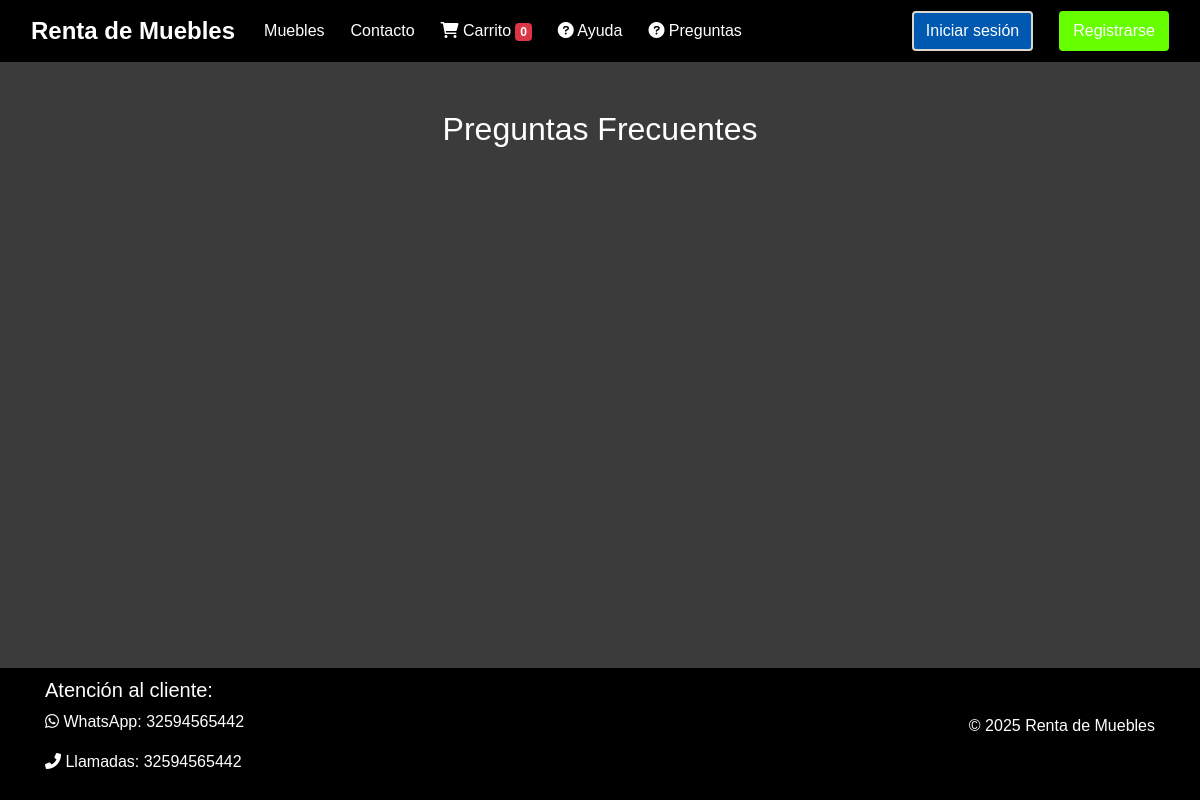
The page /ayuda/faq/ on the database as committed earlier.
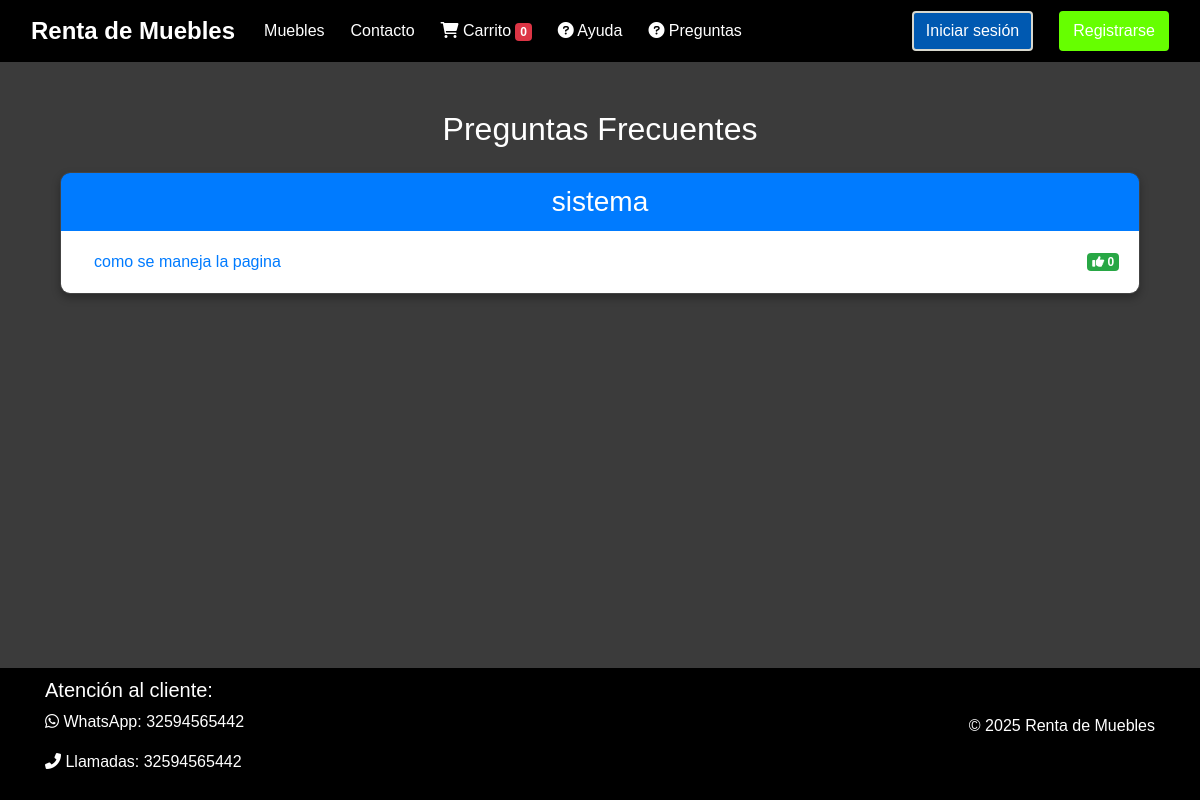
The same page on the database as committed later.
### muebles/models.py (models this page shows, shortened)
class FAQ(models.Model):
    CATEGORIAS = [
        ('CUENTA', 'Cuenta de usuario'),
        ('PAGOS', 'Pagos y facturación'),
        ('ENTREGAS', 'Entregas y logística'),
        ('MUEBLES', 'Productos y muebles'),
        ('SISTEMA', 'Sistema y mantenimiento'),
        ('OTROS', 'Otros'),
    ]
    pregunta = models.CharField(max_length=200)
    respuesta = models.TextField()
    categoria = models.CharField(max_length=50, choices=CATEGORIAS)
    votos = models.PositiveIntegerField(default=0)
    activo = models.BooleanField(default=True)
    fecha_creacion = models.DateTimeField(auto_now_add=True)
    fecha_actualizacion = models.DateTimeField(auto_now=True)
    class Meta:
        ordering = ['categoria', '-votos']  # Ordenamos por categoría y luego por votos descendentes
        verbose_name = 'Pregunta frecuente'
        verbose_name_plural = 'Preguntas frecuentes'

### muebles/views.py (the view)
# urls.py: path('ayuda/faq/', views.faq_lista, name='faq'),
def faq_lista(request):
    faqs = FAQ.objects.filter(activo=True)
    faqs_por_categoria = {}
    for faq in faqs:
        categoria_nombre = faq.get_categoria_display()
        if categoria_nombre not in faqs_por_categoria:
            faqs_por_categoria[categoria_nombre] = []
        faqs_por_categoria[categoria_nombre].append(faq)
    return render(request, 'muebles/ayuda/faq_lista.html', {
        'faqs_por_categoria': faqs_por_categoria
    })

### muebles/templates/muebles/ayuda/faq_lista.html (shortened to what this page needs)
{% extends 'muebles/barnav.html' %}
{% load static %}
{% block contenedor %}
<div class="container mt-4">
    <h2 class="mb-4">Preguntas Frecuentes</h2>
    <div class="accordion" id="faqAccordion">
        {% for categoria, faqs in faqs_por_categoria.items %}
        <div class="card mb-3">
            <div class="card-header bg-primary text-white">
                <h3 class="mb-0">{{ categoria }}</h3>
            </div>
            <div class="list-group list-group-flush">
                {% for faq in faqs %}
                <div class="list-group-item">
                    <div class="d-flex justify-content-between align-items-center">
                        <button class="btn btn-link text-left w-100" type="button" data-toggle="collapse"
                                data-target="#faq{{ faq.id }}" aria-expanded="false">
                            {{ faq.pregunta }}
                        </button>
                        <a href="{% url 'votar_faq' faq.id %}" class="badge badge-success ml-2">
                            <i class="fas fa-thumbs-up"></i> {{ faq.votos }}
                        </a>
                    </div>
                </div>
                {% endfor %}
            </div>
        </div>
        {% endfor %}
    </div>
</div>
{% endblock %}

Rows that differ between the two databases and show on the page:
added FAQ: categoria "sistema", pregunta "como se maneja la pagina", votos "0"
